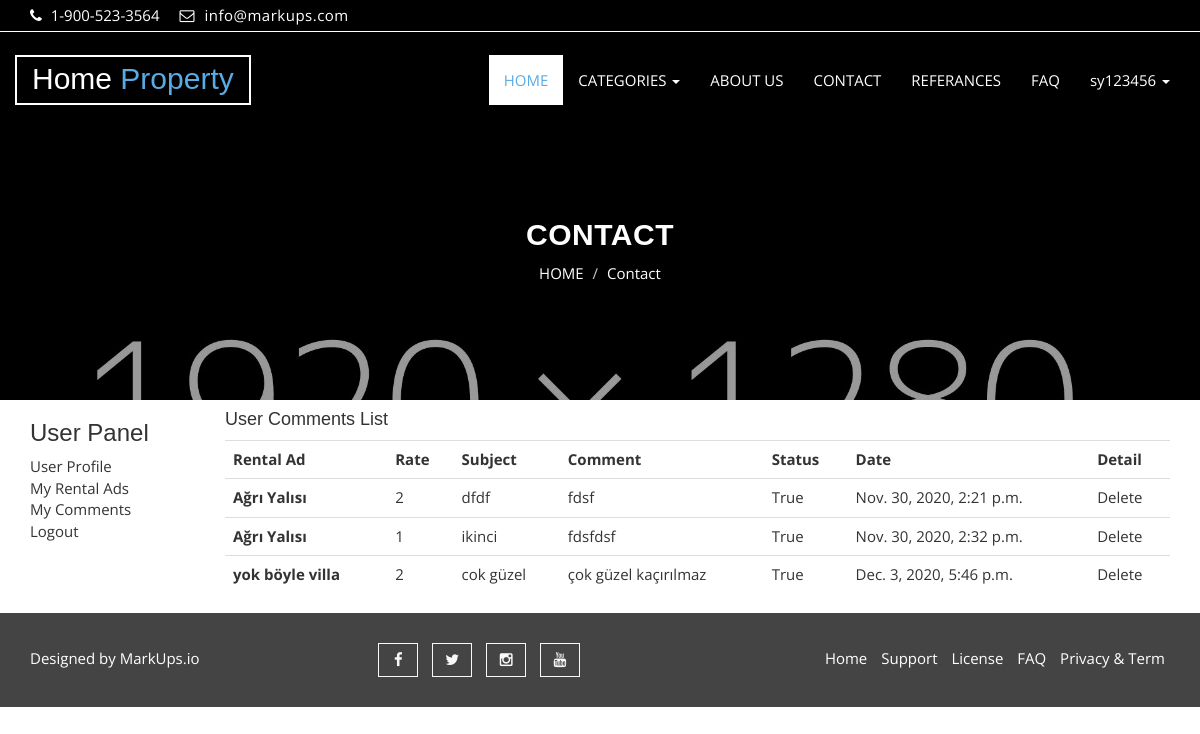
/user/comments/ (signed in), run on the app's committed database.
### emlak/models.py (models this page shows, shortened)
class Comment(models.Model):
    STATUS = (
        ('New', 'New'),
        ('True', 'True'),
        ('False', 'False'),
    )
    rentalad = models.ForeignKey(Rentalad, on_delete=models.CASCADE)
    user = models.ForeignKey(User, on_delete=models.CASCADE)
    subject = models.CharField(max_length=50, blank=True)
    comment = models.CharField(max_length=250, blank=True)
    rate = models.IntegerField(default=1)
    ip = models.CharField(max_length=20, blank=True)
    status = models.CharField(max_length=10, choices=STATUS, default='New')
    create_at = models.DateTimeField(auto_now_add=True)
    update_at = models.DateTimeField(auto_now=True)

class Rentalad(models.Model):
    STATUS = (
        ('True', 'Evet'),
        ('False', 'Hayır'),
    )
    ROOMCOUNT = (
        ('Stüdyo (1+0)', 'Stüdyo (1+0)'),
        ('1+1', '1+1'),
        ('1,5+1', '1,5+1'),
        ('2+1', '2+1'),
        ('3+1', '3+1'),
        ('3+2', '3+2'),
        ('4+1', '4+1'),
        ('5+1', '5+1'),
    )
    category = models.ForeignKey(Category, on_delete=models.CASCADE, default='None')  # many to one relation with Category
    location = models.ForeignKey(Location, on_delete=models.CASCADE, default='None')  # many to one relation with Category
    title = models.CharField(max_length=150)
    keywords = models.CharField(max_length=255)
    description = models.TextField(max_length=255)
    image = models.ImageField(upload_to='images/', null=True)
    price = models.DecimalField(max_digits=12, decimal_places=2, default=0)
    age = models.IntegerField(default=0)
    area = models.IntegerField(default=0)
    balcony = models.CharField(max_length=10, choices=STATUS, default='None')
    furnished = models.CharField(max_length=10, choices=STATUS, default='None')
    roomcount = models.CharField(max_length=20, choices=ROOMCOUNT, default='None')
    detail = RichTextUploadingField()
    slug = models.SlugField(null=False, unique=True)
    status = models.CharField(max_length=10, choices=STATUS, default='False')
    create_at = models.DateTimeField(auto_now_add=True)
    update_at = models.DateTimeField(auto_now=True)
    user = models.ForeignKey(User, on_delete=models.CASCADE)

### user/views.py (the view)
# urls.py: path('comments/', views.user_comments, name='user_comments'),
@login_required(login_url='/login')  # Check login
def user_comments(request):
    category = Category.objects.all()
    current_user = request.user
    comments = Comment.objects.filter(user_id=current_user.id)
    context = {
        'category': category,
        'comments': comments,
    }
    return render(request, 'user_comments.html', context)

### user/templates/user_comments.html (shortened to what this page needs)
{% extends 'homebase.html' %}
{% block body %}
  <section id="aa-property-header">
    <div class="container">
      <div class="row">
        <div class="col-md-12">
          <div class="aa-property-header-inner">
            <h2>CONTACT</h2>
            <ol class="breadcrumb">
            <li><a href="/">HOME</a></li>
            <li class="active">Contact</li>
          </ol>
          </div>
        </div>
      </div>
    </div>
  </section>
    <div class="section">
        <div class="container">
            <div class="row">
                <div class="col-md-2">
                    {% include "user_panel.html" %}
                </div>
                <div class="col-md-10">
                    <div class="section-title">
                        <h4 class="title">User Comments List</h4>
                    </div>
                    <table class="shopping-cart-table table">
                        <tr>
                            <th class="text-left">Rental Ad </th>
                            <th class="text-left">Rate </th>
                            <th class="text-left">Subject </th>
                            <th class="text-left">Comment </th>
                            <th class="text-left">Status </th>
                            <th class="text-left">Date </th>
                            <th class="text-left">Detail </th>
                        </tr>
                        {% for rs in comments %}
                            <tr>
                                <td class="text-left">
                                    <a href="/rentalad/{{ rs.rentalad_id }}/{{ rs.rentalad.slug }}">
                                        <strong> {{ rs.rentalad.title}}</strong>
                                    </a>
                                </td>
                                <td class="text-left">{{ rs.rate}} </td>
                                <td class="text-left">{{ rs.subject}} </td>
                                <td class="text-left">{{ rs.comment}} </td>
                                <td class="text-left">{{ rs.status}} </td>
                                <td class="text-left">{{ rs.create_at}} </td>
                                <td class="text-left">
                                    <a class="primary-btn" href="/user/deletecomment/{{ rs.id }}" onclick="return confirm('Will be Delete ! Are you sure?')"> Delete </a>
                                </td>
                            </tr>
                        {% endfor %}
                    </table>
                </div>
            </div>
        </div>
    </div>
{% endblock %}

### home/templates/header.html (shortened to what this page needs)
{% load static %}
  <header id="aa-header">
    <div class="container">
      <div class="row">
        <div class="col-md-12">
          <div class="aa-header-area">
            <div class="row">
              <div class="col-md-6 col-sm-6 col-xs-6">
                <div class="aa-header-left">
                  <div class="aa-telephone-no">
                    <span class="fa fa-phone"></span>
                    1-900-523-3564
                  </div>
                  <div class="aa-email hidden-xs">
                    <span class="fa fa-envelope-o"></span> info@markups.com
                  </div>
                </div>
              </div>
              <div class="col-md-6 col-sm-6 col-xs-6">
              </div>
            </div>
          </div>
        </div>
      </div>
    </div>
  </header>
  <section id="aa-menu-area">
    <nav class="navbar navbar-default main-navbar" role="navigation">
      <div class="container">
        <div class="navbar-header">
           <a class="navbar-brand aa-logo" href="/"> Home <span>Property</span></a>
        </div>
        <div id="navbar" class="navbar-collapse collapse">
          <ul id="top-menu" class="nav navbar-nav navbar-right aa-main-nav">
            <li class="active"><a href="/">HOME</a></li>
              <li class="dropdown">
              <a class="dropdown-toggle" data-toggle="dropdown" href="a">CATEGORIES <span class="caret"></span></a>
                  {% load mptt_tags %}
            </li>
              <li><a href="/aboutus">ABOUT US</a></li>
            <li><a href="/contact">CONTACT</a></li>
           <li><a href="/referances">REFERANCES</a></li>
              <li><a href="/fag">FAQ</a></li>
               {% if user.id is not None %}
              <li class="dropdown">
              <a class="dropdown-toggle" data-toggle="dropdown" href="blog-archive.html">{{ user.username }} <span class="caret"></span></a>
                  {% endif %}
            </li>
          </ul>
        </div>
      </div>
    </nav>
  </section>

### home/static/css/theme-color/default-theme.css (style rules this page uses)
h2 { color: #59abe3; }
#aa-menu-area .main-navbar .navbar-header .aa-logo span { color: #59abe3; }
#aa-menu-area .main-navbar .navbar-nav .active a { color: #59abe3; }
#aa-property-header .aa-property-header-inner .breadcrumb li.active { color: #59abe3; }

### data on the page
Comment: rentalad "Ağrı Yalısı", rate "2", subject "dfdf", comment "fdsf", status "True", create_at "Nov. 30, 2020, 2:21 p.m."
Comment: rentalad "Ağrı Yalısı", rate "1", subject "ikinci", comment "fdsfdsf", status "True", create_at "Nov. 30, 2020, 2:32 p.m."
Comment: rentalad "yok böyle villa", rate "2", subject "cok güzel", comment "çok güzel kaçırılmaz", status "True", create_at "Dec. 3, 2020, 5:46 p.m."

### other printed values
{{ user.username }} "sy123456"
